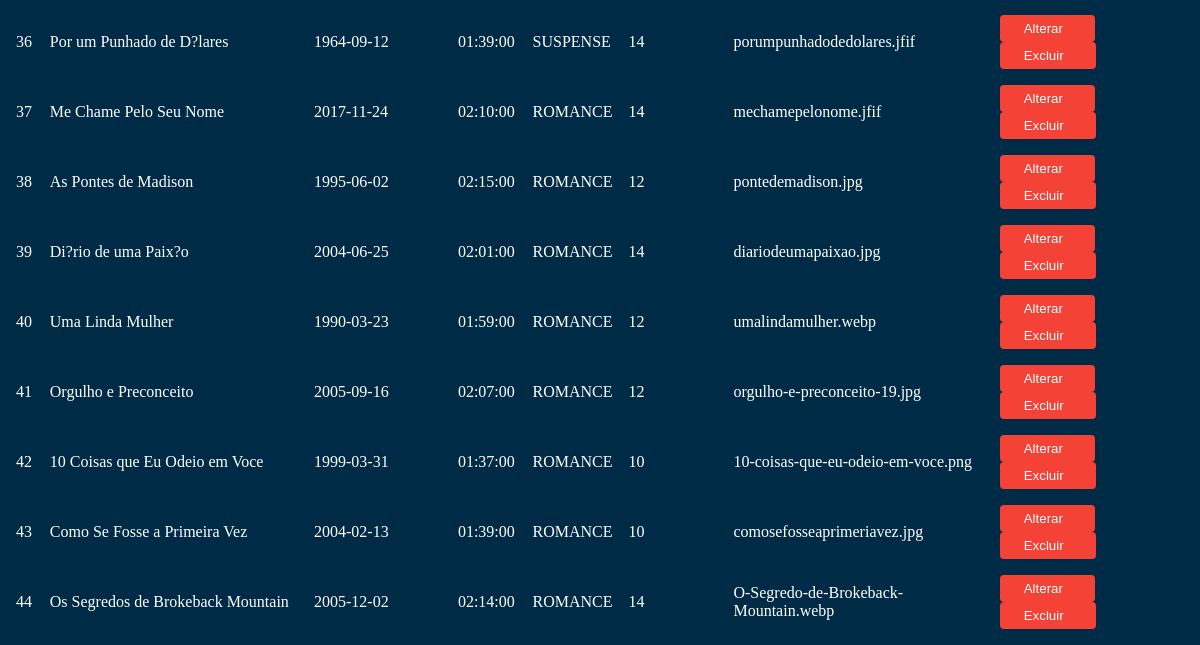
The app's page /view/adm/listafilmesadm.php (signed in, lower part), older data.
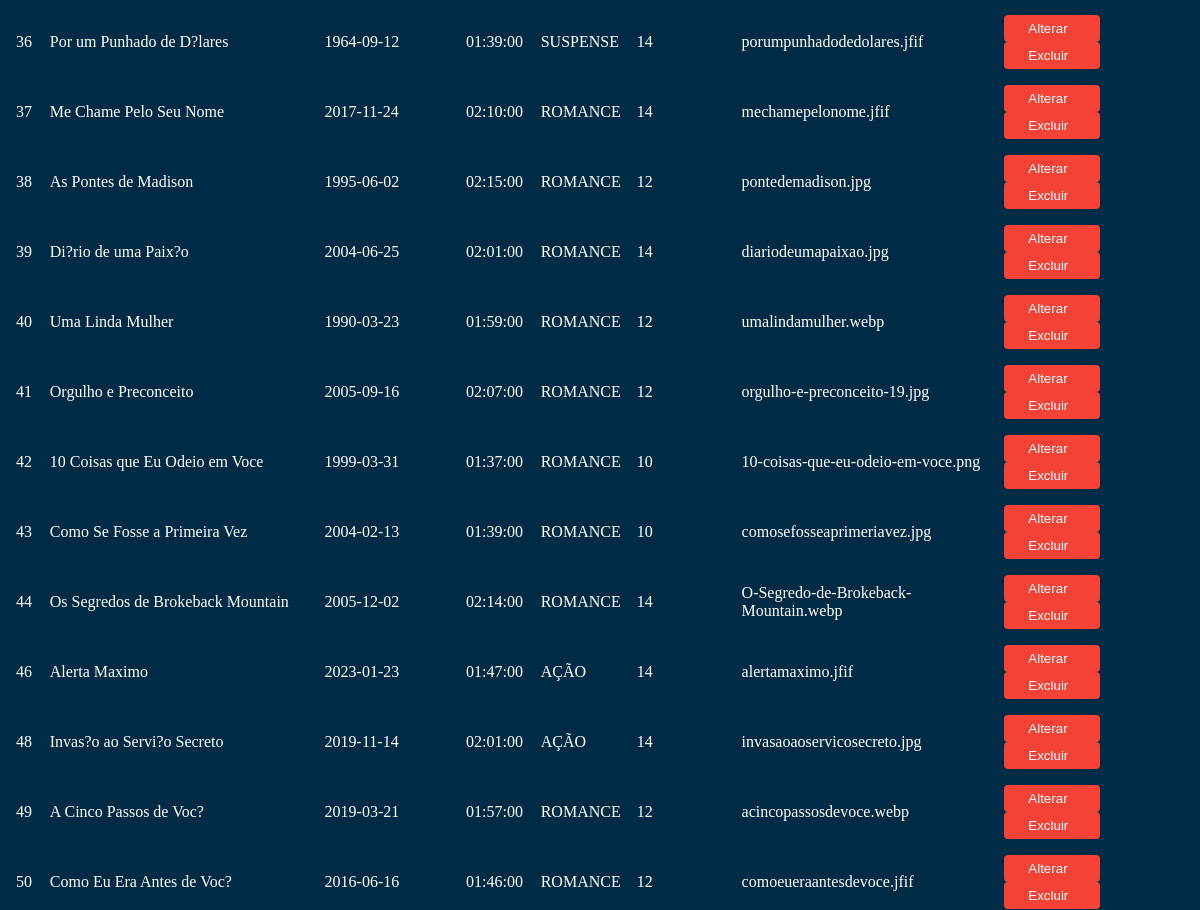
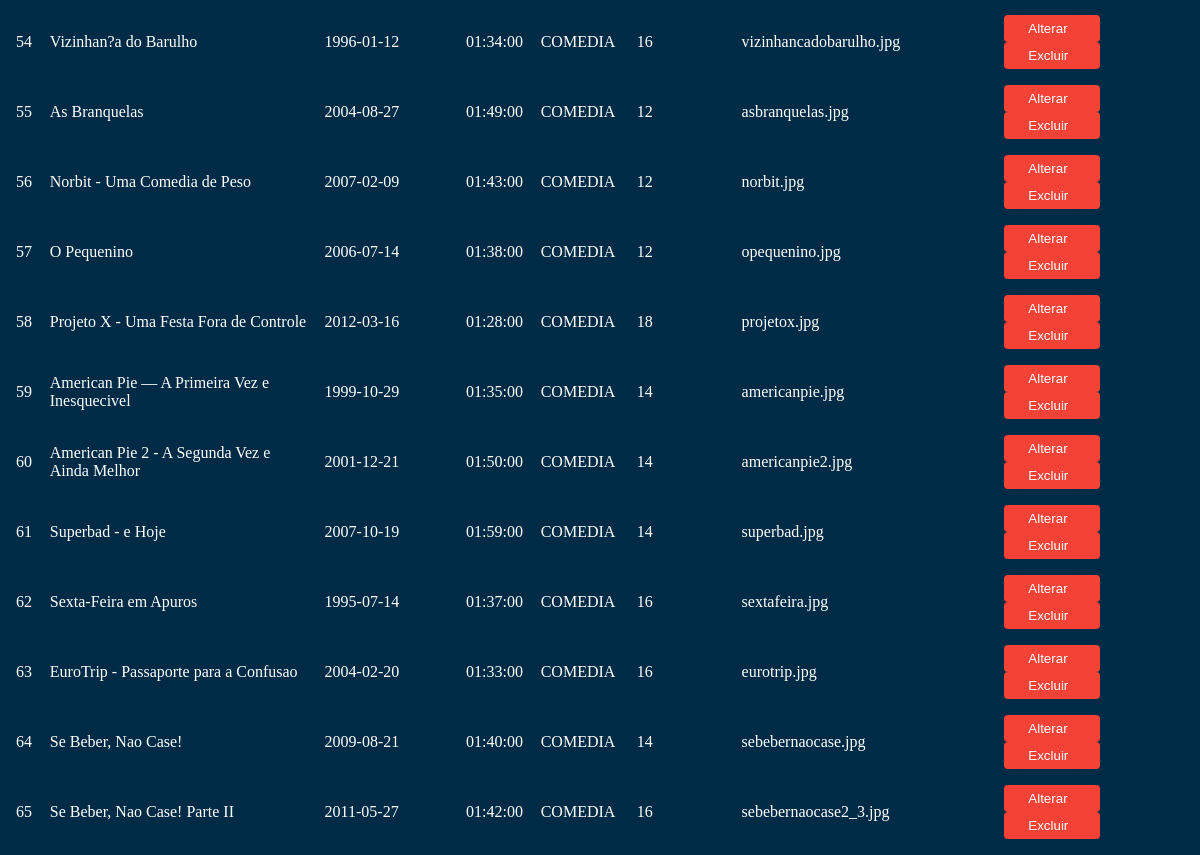
The same page, newer data (2 pictures, top to bottom).
### tables this page shows
CREATE TABLE IF NOT EXISTS `filme` (
  `id_filme` int(11) NOT NULL AUTO_INCREMENT,
  `nome_filme` varchar(80) NOT NULL,
  `dt_de_lancamento_filme` date DEFAULT NULL,
  `duracao_filme` time DEFAULT NULL,
  `sinopse_filme` varchar(250) NOT NULL,
  `classificacao_filme` varchar(50) NOT NULL,
  `capa_filme` varchar(50) NOT NULL,
  `trailer_filme` varchar(50) DEFAULT NULL,
  `fk_usuario_id_usuario` int(11) NOT NULL,
  `fk_categoria_filme_id_categoria_filme` int(11) NOT NULL,
  `fk_canal_filme_id_canal_filme` int(11) NOT NULL,
  PRIMARY KEY (`id_filme`,`fk_usuario_id_usuario`,`fk_categoria_filme_id_categoria_filme`,`fk_canal_filme_id_canal_filme`),
  KEY `fk_filme_usuario1_idx` (`fk_usuario_id_usuario`),
  KEY `fk_filme_categoria_filme1_idx` (`fk_categoria_filme_id_categoria_filme`),
  KEY `fk_filme_canal_filme1_idx` (`fk_canal_filme_id_canal_filme`)
);

CREATE TABLE IF NOT EXISTS `categoria_filme` (
  `id_categoria_filme` INT NOT NULL AUTO_INCREMENT,
  `categoria_filme` VARCHAR(45) NOT NULL,
  PRIMARY KEY (`id_categoria_filme`));

### model/conexao.php (called while the page is built, shortened)
<?php
class Conexao{
    private static $conexao;
    public static function getInstance(){
        if(!isset(self::$conexao)){
            try{
                $options = array(
                    PDO::ATTR_PERSISTENT => true,
                    PDO::MYSQL_ATTR_INIT_COMMAND => 'SET NAMES UTF8;',
                    PDO::ATTR_ERRMODE => PDO::ERRMODE_EXCEPTION
                );
                self::$conexao = new PDO('mysql:host=localhost;dbname=resenha_de_filme','root','', $options);
                self::$conexao->setAttribute(PDO::ATTR_ERRMODE, PDO::ERRMODE_EXCEPTION);
            }catch(PDOException $exc){
                echo "Houve um erro ao se conectar com o Banco de Dados ".$exc->getMessage();
            }
        }
        return self::$conexao;
    }
}
?>

### model/dao/filmeDAO.php (called while the page is built, shortened)
<?php
require_once __DIR__ .'/../conexao.php';
class FilmeDAO{
    public $pdo;
    public function __construct()
    {
        $this->pdo = Conexao::getInstance();
    }
public function listarTodosFilme() {
    try{
        $sql = "SELECT f.*, u.nome_usu, c.categoria_filme FROM filme f JOIN usuario u ON f.fk_usuario_id_usuario = u.id_usuario JOIN categoria_filme c
        ON f.fk_categoria_filme_id_categoria_filme = c.id_categoria_filme";
        $stmt = $this->pdo->prepare($sql);
        $stmt->execute();
        $filmes = array();
        if($stmt->rowCount() > 0){
            while ($filmeFetch = $stmt->fetch(PDO::FETCH_ASSOC)) {
                $FilmeDTO = new FilmeDTO();
                $filmes[] = $filmeFetch;
            } return $filmes;
        }else{
            echo '<p>Nenhum Filme adicionado ainda!</p>';
        }
        }catch(PDOException $exc){
        echo $exc->getMessage();
    }
}
}

### view/adm/listafilmesadm.php (the view, shortened to what this page needs)
<!DOCTYPE html>
<html lang="pt-br">
<head>
    <link rel="stylesheet" href="../../css/stylelista.css">
</head>
<body>
<?php
   require_once '../../model/dao/filmeDAO.php';
   $FilmeDAO = new FilmeDAO();
   $filme = $FilmeDAO->listarTodosFilme();
?>
    <table>
        <tbody>
          <tr>
          <?php
              foreach($filme as $filmeFetch){
          ?>
          <tr>
            <td><?=$filmeFetch["id_filme"]?></td>
            <td><?=$filmeFetch["nome_filme"]?></td>
            <td><?=$filmeFetch["dt_de_lancamento_filme"] ?></td>
            <td><?=$filmeFetch["duracao_filme"]?></td>
            <td><?=$filmeFetch["categoria_filme"]?></td>
            <td><?=$filmeFetch["classificacao_filme"] ?></td>
            <td><?=$filmeFetch["capa_filme"]?></td>
            <td>
              <button class="editar"><a href="../alterar_filme.php?get_id=<?=$filmeFetch["id_filme"]?>"title="ALTERAR" class="editar"> Alterar<i class="bi bi-pencil"></i></a></button>
              <button class="excluir"><a href="../excluir.php?get_id=<?=$filmeFetch["id_filme"]?>" title="EXCLUIR">Excluir<i class="fa fa-trash fa-lg"></i></a></button>
            </td>
          </tr>
          <?php
            }
          ?>
</body>
</html>

### css/stylelista.css (style rules this page uses)
table { border-collapse: collapse; width: 100%; }
tr:nth-child(even) { background-color: none; }
button.editar { background-color: #f44336; color: white; text-decoration: none; }
button.excluir { background-color: #f44336; color: white; }
body { background-color: #002b46; flex-wrap: wrap; color: white; }

Row changes from the older to the newer data that the page shows:
added filme: id_filme "46", nome_filme "Alerta Maximo", dt_de_lancamento_filme "2023-01-23", duracao_filme "01:47:00", categoria_filme.categoria_filme "AÇÃO", classificacao_filme "14", capa_filme "alertamaximo.jfif"
added filme: id_filme "48", nome_filme "Invas?o ao Servi?o Secreto", dt_de_lancamento_filme "2019-11-14", duracao_filme "02:01:00", categoria_filme.categoria_filme "AÇÃO", classificacao_filme "14", capa_filme "invasaoaoservicosecreto.jpg"
added filme: id_filme "49", nome_filme "A Cinco Passos de Voc?", dt_de_lancamento_filme "2019-03-21", duracao_filme "01:57:00", categoria_filme.categoria_filme "ROMANCE", classificacao_filme "12", capa_filme "acincopassosdevoce.webp"
added filme: id_filme "50", nome_filme "Como Eu Era Antes de Voc?", dt_de_lancamento_filme "2016-06-16", duracao_filme "01:46:00", categoria_filme.categoria_filme "ROMANCE", classificacao_filme "12", capa_filme "comoeueraantesdevoce.jfif"
added filme: id_filme "54", nome_filme "Vizinhan?a do Barulho", dt_de_lancamento_filme "1996-01-12", duracao_filme "01:34:00", categoria_filme.categoria_filme "COMEDIA", classificacao_filme "16", capa_filme "vizinhancadobarulho.jpg"
added filme: id_filme "55", nome_filme "As Branquelas", dt_de_lancamento_filme "2004-08-27", duracao_filme "01:49:00", categoria_filme.categoria_filme "COMEDIA", classificacao_filme "12", capa_filme "asbranquelas.jpg"
added filme: id_filme "56", nome_filme "Norbit - Uma Comedia de Peso", dt_de_lancamento_filme "2007-02-09", duracao_filme "01:43:00", categoria_filme.categoria_filme "COMEDIA", classificacao_filme "12", capa_filme "norbit.jpg"
added filme: id_filme "57", nome_filme "O Pequenino", dt_de_lancamento_filme "2006-07-14", duracao_filme "01:38:00", categoria_filme.categoria_filme "COMEDIA", classificacao_filme "12", capa_filme "opequenino.jpg"
added filme: id_filme "58", nome_filme "Projeto X - Uma Festa Fora de Controle", dt_de_lancamento_filme "2012-03-16", duracao_filme "01:28:00", categoria_filme.categoria_filme "COMEDIA", classificacao_filme "18", capa_filme "projetox.jpg"
added filme: id_filme "59", nome_filme "American Pie — A Primeira Vez e Inesquecivel", dt_de_lancamento_filme "1999-10-29", duracao_filme "01:35:00", categoria_filme.categoria_filme "COMEDIA", classificacao_filme "14", capa_filme "americanpie.jpg"
added filme: id_filme "60", nome_filme "American Pie 2 - A Segunda Vez e Ainda Melhor", dt_de_lancamento_filme "2001-12-21", duracao_filme "01:50:00", categoria_filme.categoria_filme "COMEDIA", classificacao_filme "14", capa_filme "americanpie2.jpg"
added filme: id_filme "61", nome_filme "Superbad - e Hoje", dt_de_lancamento_filme "2007-10-19", duracao_filme "01:59:00", categoria_filme.categoria_filme "COMEDIA", classificacao_filme "14", capa_filme "superbad.jpg"
added filme: id_filme "62", nome_filme "Sexta-Feira em Apuros", dt_de_lancamento_filme "1995-07-14", duracao_filme "01:37:00", categoria_filme.categoria_filme "COMEDIA", classificacao_filme "16", capa_filme "sextafeira.jpg"
added filme: id_filme "63", nome_filme "EuroTrip - Passaporte para a Confusao", dt_de_lancamento_filme "2004-02-20", duracao_filme "01:33:00", categoria_filme.categoria_filme "COMEDIA", classificacao_filme "16", capa_filme "eurotrip.jpg"
added filme: id_filme "64", nome_filme "Se Beber, Nao Case!", dt_de_lancamento_filme "2009-08-21", duracao_filme "01:40:00", categoria_filme.categoria_filme "COMEDIA", classificacao_filme "14", capa_filme "sebebernaocase.jpg"
added filme: id_filme "65", nome_filme "Se Beber, Nao Case! Parte II", dt_de_lancamento_filme "2011-05-27", duracao_filme "01:42:00", categoria_filme.categoria_filme "COMEDIA", classificacao_filme "16", capa_filme "sebebernaocase2_3.jpg"
